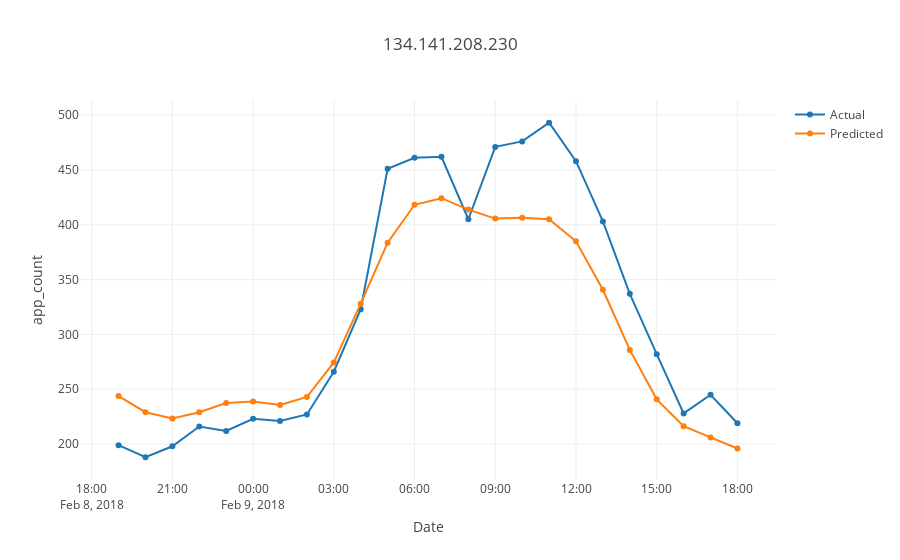

Notebook code cell kept with this figure:
### Code cell
tt = prophet_df[prophet_df.source=='134.141.208.230']
plot_test1(tt.ds,tt.y,tt.yhat,'134.141.208.230')
